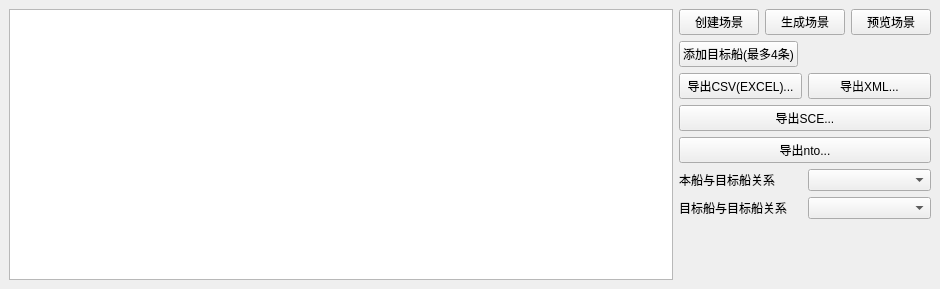
<?xml version="1.0" encoding="UTF-8"?>
<ui version="4.0">
 <class>MainWindow</class>
 <widget class="QMainWindow" name="MainWindow">
  <property name="geometry">
   <rect>
    <x>0</x>
    <y>0</y>
    <width>940</width>
    <height>289</height>
   </rect>
  </property>
  <property name="windowTitle">
   <string>MainWindow</string>
  </property>
  <widget class="QWidget" name="centralwidget">
   <layout class="QVBoxLayout" name="verticalLayout_2">
    <item>
     <layout class="QHBoxLayout" name="horizontalLayout_4" stretch="1,0">
      <item>
       <widget class="QTableWidget" name="tableWidgetScene"/>
      </item>
      <item>
       <layout class="QVBoxLayout" name="verticalLayout">
        <item>
         <layout class="QHBoxLayout" name="horizontalLayout">
          <item>
           <widget class="QPushButton" name="pushButtonCreateScene">
            <property name="text">
             <string>创建场景</string>
            </property>
           </widget>
          </item>
          <item>
           <widget class="QPushButton" name="pushButtonGenScene">
            <property name="text">
             <string>生成场景</string>
            </property>
           </widget>
          </item>
          <item>
           <widget class="QPushButton" name="pushButtonViewScene">
            <property name="text">
             <string>预览场景</string>
            </property>
           </widget>
          </item>
         </layout>
        </item>
        <item>
         <layout class="QHBoxLayout" name="horizontalLayout_3">
          <item>
           <widget class="QPushButton" name="pushButtonAddTarget">
            <property name="text">
             <string>添加目标船(最多4条)</string>
            </property>
           </widget>
          </item>
          <item>
           <spacer name="horizontalSpacer">
            <property name="orientation">
             <enum>Qt::Horizontal</enum>
            </property>
            <property name="sizeHint" stdset="0">
             <size>
              <width>40</width>
              <height>20</height>
             </size>
            </property>
           </spacer>
          </item>
         </layout>
        </item>
        <item>
         <layout class="QHBoxLayout" name="horizontalLayout_2">
          <item>
           <widget class="QPushButton" name="pushButtonExportCSV">
            <property name="text">
             <string>导出CSV(EXCEL)...</string>
            </property>
           </widget>
          </item>
          <item>
           <widget class="QPushButton" name="pushButtonExportXML">
            <property name="text">
             <string>导出XML...</string>
            </property>
           </widget>
          </item>
         </layout>
        </item>
        <item>
         <widget class="QPushButton" name="pushButtonExportSCE">
          <property name="text">
           <string>导出SCE...</string>
          </property>
         </widget>
        </item>
        <item>
         <widget class="QPushButton" name="pushButtonExportNTO">
          <property name="text">
           <string>导出nto...</string>
          </property>
         </widget>
        </item>
        <item>
         <layout class="QHBoxLayout" name="horizontalLayout_5">
          <item>
           <widget class="QLabel" name="label">
            <property name="text">
             <string>本船与目标船关系</string>
            </property>
           </widget>
          </item>
          <item>
           <widget class="QComboBox" name="comboBoxOT"/>
          </item>
         </layout>
        </item>
        <item>
         <layout class="QHBoxLayout" name="horizontalLayout_6">
          <item>
           <widget class="QLabel" name="label_2">
            <property name="text">
             <string>目标船与目标船关系</string>
            </property>
           </widget>
          </item>
          <item>
           <widget class="QComboBox" name="comboBoxTT"/>
          </item>
         </layout>
        </item>
        <item>
         <spacer name="verticalSpacer">
          <property name="orientation">
           <enum>Qt::Vertical</enum>
          </property>
          <property name="sizeHint" stdset="0">
           <size>
            <width>20</width>
            <height>40</height>
           </size>
          </property>
         </spacer>
        </item>
       </layout>
      </item>
     </layout>
    </item>
   </layout>
  </widget>
 </widget>
 <resources/>
 <connections/>
</ui>
